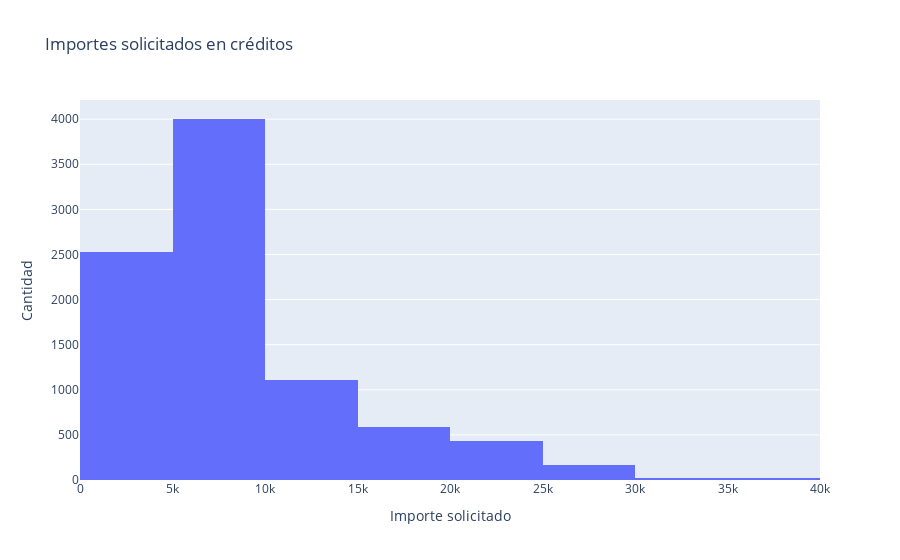

The notebook cell saved with this chart:
### Code cell
# Histograma de los importes de créditos otorgados

histograma_importes = px.histogram(df, x='importe_solicitado', nbins=10, title='Importes solicitados en créditos')
histograma_importes.update_layout(xaxis_title='Importe solicitado', yaxis_title='Cantidad')

### Figure 1 — Plotly figure (JSON) as saved in the notebook; plotly's stock layout.template omitted (floating-point values rounded to 4 significant figures; data arrays with more than 128 entries replaced by an {"elided": "..."} marker saying what was removed)
{"data": [{"alignmentgroup": "True", "bingroup": "x", "hovertemplate": "importe_solicitado=%{x}<br>count=%{y}<extra></extra>", "legendgroup": "", "marker": {"color": "#636efa", "pattern": {"shape": ""}}, "name": "", "nbinsx": 10, "offsetgroup": "", "orientation": "v", "showlegend": false, "type": "histogram", "x": {"elided": "8867 int values"}, "xaxis": "x", "yaxis": "y"}], "layout": {"barmode": "relative", "legend": {"tracegroupgap": 0}, "title": {"text": "Importes solicitados en créditos"}, "xaxis": {"anchor": "y", "domain": [0, 1], "title": {"text": "Importe solicitado"}}, "yaxis": {"anchor": "x", "domain": [0, 1], "title": {"text": "Cantidad"}}}}
